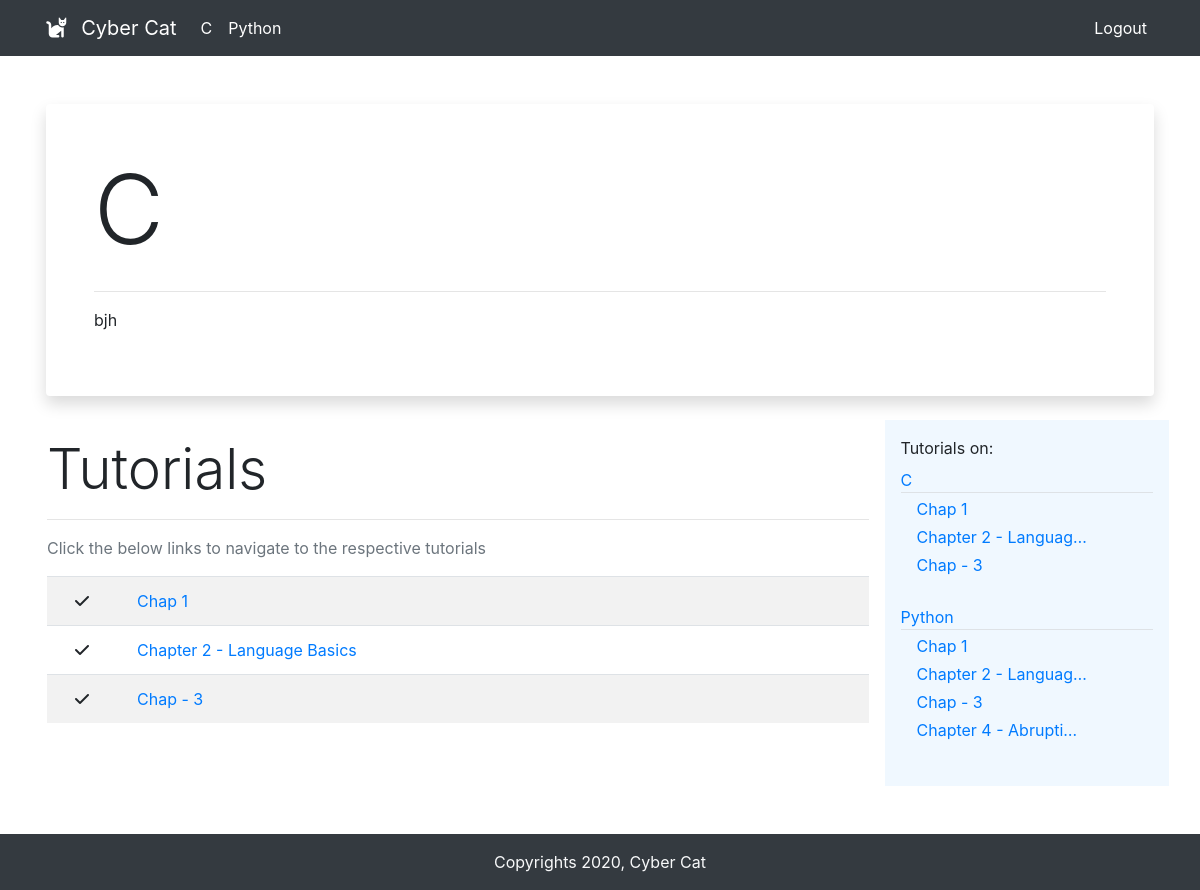
The app's page /learn/c/ (signed in) with its own data.
### app/models.py (models this page shows, shortened)
class Subject(models.Model):
    name = models.CharField(max_length=20)
    description = models.TextField()
    author = models.ForeignKey(User, on_delete=models.DO_NOTHING)
    tutorials = models.ManyToManyField(Tutorials, related_name='tutorials+')
    students = models.ManyToManyField(User, related_name='students+')
    sub_name = models.CharField(max_length=20, blank=True)
    def __str__(self):
        return self.name

class Tutorials(models.Model):
    chapter = models.CharField(max_length=50)
    description = models.TextField()
    content = RichTextField()
    timestamp = models.DateTimeField(auto_now_add=True)

### app/views.py (the view)
# urls.py: path('learn/<pk>/', views.classes, name='subject'),
@login_required
def classes(request, pk):
    subject = Subject.objects.get(sub_name=pk)
    context = {
        "subjects": Subject.objects.all(),
        "subject": subject,
    }
    return render(request, 'app/subject.html', context)

### app/templates/app/subject.html (shortened to what this page needs)
{% extends "base.html" %}
{% block content %}
<div class="card p-md-5 py-2 px-4 border-0 shadow">
    <h1 class="display-1">{{subject.name}}
    </h1>
    <hr>
    <p>{{subject.description|safe}}</p>
</div>
<br>
<div class="row">
    <div class="col p-md-3">
        <h1 class="display-4">Tutorials</h1>
        <hr>
        <p class="text-muted">Click the below links to navigate to the respective tutorials</p>
        <table class="table table-striped">
            <tbody>
                {% for tutorial in subject.tutorials.all %}
                <tr>
                    <th scope="row" style="font-weight: 400;"><i class="fa fa-check mx-3 mr-md-5"></i><a
                            href="{% url 'tutorial' pk=subject.sub_name id=tutorial.id %}">{{tutorial.chapter|truncatechars:100}}</a>
                    </th>
                </tr>
                {% endfor %}
            </tbody>
        </table>
    </div>
    <div class="col-md-3 p-3" style="background-color: aliceblue;">
        <div class="mb-2">Tutorials on:</div>
        {% for sub in subjects %}
        <div class="border-bottom mb-1">
            <a href="{% url 'subject' pk=sub.sub_name %}">{{sub}}</a>
        </div>
        {% for tut in sub.tutorials.all %}
        <div class="mb-1">
            <a href="{% url 'tutorial' pk=sub.sub_name id=tut.id %}" class="ml-3">{{tut.chapter|truncatechars:20}}</a>
        </div>
        {% endfor %}
        <br>
        {% endfor %}
    </div>
</div>
{% endblock content %}

### app/templates/base.html (shortened to what this page needs)
<!DOCTYPE html>
<html lang="en">
<head>
    <link rel="stylesheet" href="https://stackpath.bootstrapcdn.com/bootstrap/4.4.1/css/bootstrap.min.css">
</head>
<body>
    <nav class="navbar navbar-expand-lg navbar-dark bg-dark">
        <div class="container-md">
            <a class="navbar-brand" href="#">
                <i class="fas fa-cat mr-2"></i>
                Cyber Cat
            </a>
            <div class="collapse navbar-collapse" id="navbarNavDropdown">
                <ul class="navbar-nav">
                    {% for sub in subjects %}
                    <li class="nav-item active">
                        <a class="nav-link" href="{% url 'subject' pk=sub.sub_name %}">{{sub}}</a>
                    </li>
                    {% endfor %}
                </ul>
                <ul class="navbar-nav mr-0 ml-auto">
                    {% if request.user.is_authenticated %}
                    <li class="nav-item active mr-0">
                        <a class="nav-link" href="{% url 'logout' %}">Logout</a>
                    </li>
                    {% endif %}
                </ul>
            </div>
        </div>
    </nav>
    <div class="container py-md-5 p-3">
        {% block content %}
        {% endblock content %}
    </div>
    <nav class="navbar navbar-dark bg-dark p-3">
        <div class="container-md text-light">
            <a class="m-auto">
                Copyrights {% now "Y" %}, Cyber Cat
            </a>
        </div>
    </nav>
</body>
</html>

### records on screen
Subject: name "C", description "bjh"
Subject: name "Python"
Tutorials: chapter "Chap 1"
Tutorials: chapter "Chapter 2 - Language Basics", chapter "Chapter 2 - Languag…"
Tutorials: chapter "Chap - 3"
Tutorials: chapter "Chapter 4 - Abrupti…"
